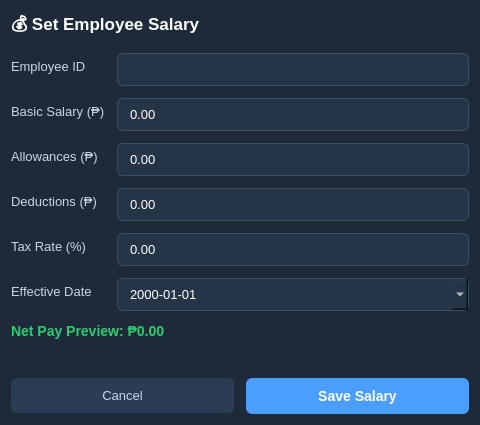
<?xml version="1.0" encoding="UTF-8"?>
<ui version="4.0">
 <class>SalaryManageDialog</class>
 <widget class="QDialog" name="SalaryManageDialog">
  <property name="geometry">
   <rect>
    <x>0</x>
    <y>0</y>
    <width>480</width>
    <height>420</height>
   </rect>
  </property>
  <property name="windowTitle">
   <string>Set / Edit Salary</string>
  </property>
  <property name="styleSheet">
   <string>
    QDialog { background:#1e2a3a; }
    QLabel  { color:#c8d6e5; font-size:13px; }
    QLabel#dlgTitle { color:#ffffff; font-size:17px; font-weight:bold; }
    QLineEdit, QDoubleSpinBox, QDateEdit {
      background:#253447; border:1px solid #3a4f66;
      border-radius:6px; padding:7px 10px; color:#ffffff; font-size:13px;
    }
    QLineEdit:focus, QDoubleSpinBox:focus, QDateEdit:focus { border-color:#4a9eff; }
    QDoubleSpinBox::up-button, QDoubleSpinBox::down-button { width:0; }
    QPushButton#btnSave {
      background:#4a9eff; color:#fff; border:none;
      border-radius:6px; font-size:14px; font-weight:bold; padding:10px;
    }
    QPushButton#btnSave:hover { background:#3a8ef0; }
    QPushButton#btnCancel {
      background:#2a3d55; color:#c8d6e5; border:none;
      border-radius:6px; font-size:13px; padding:10px;
    }
   </string>
  </property>
  <layout class="QVBoxLayout">
   <property name="spacing">
    <number>12</number>
   </property>
   <property name="contentsMargins" stdset="0">
    <number>28</number>
   </property>
   <item>
    <widget class="QLabel" name="dlgTitle">
     <property name="text">
      <string>💰 Set Employee Salary</string>
     </property>
    </widget>
   </item>
   <item>
    <layout class="QFormLayout">
     <item row="0" column="0">
      <widget class="QLabel" name="label">
       <property name="text">
        <string>Employee ID</string>
       </property>
      </widget>
     </item>
     <item row="0" column="1">
      <widget class="QLineEdit" name="txtEmpId">
       <property name="readOnly">
        <bool>true</bool>
       </property>
      </widget>
     </item>
     <item row="1" column="0">
      <widget class="QLabel" name="label">
       <property name="text">
        <string>Basic Salary (₱)</string>
       </property>
      </widget>
     </item>
     <item row="1" column="1">
      <widget class="QDoubleSpinBox" name="spnBasic">
       <property name="decimals">
        <number>2</number>
       </property>
       <property name="maximum">
        <double>999999.989999999990687</double>
       </property>
      </widget>
     </item>
     <item row="2" column="0">
      <widget class="QLabel" name="label">
       <property name="text">
        <string>Allowances (₱)</string>
       </property>
      </widget>
     </item>
     <item row="2" column="1">
      <widget class="QDoubleSpinBox" name="spnAllowances">
       <property name="decimals">
        <number>2</number>
       </property>
       <property name="maximum">
        <double>999999.989999999990687</double>
       </property>
      </widget>
     </item>
     <item row="3" column="0">
      <widget class="QLabel" name="label">
       <property name="text">
        <string>Deductions (₱)</string>
       </property>
      </widget>
     </item>
     <item row="3" column="1">
      <widget class="QDoubleSpinBox" name="spnDeductions">
       <property name="decimals">
        <number>2</number>
       </property>
       <property name="maximum">
        <double>999999.989999999990687</double>
       </property>
      </widget>
     </item>
     <item row="4" column="0">
      <widget class="QLabel" name="label">
       <property name="text">
        <string>Tax Rate (%)</string>
       </property>
      </widget>
     </item>
     <item row="4" column="1">
      <widget class="QDoubleSpinBox" name="spnTaxRate">
       <property name="decimals">
        <number>2</number>
       </property>
       <property name="maximum">
        <double>100.000000000000000</double>
       </property>
      </widget>
     </item>
     <item row="5" column="0">
      <widget class="QLabel" name="label">
       <property name="text">
        <string>Effective Date</string>
       </property>
      </widget>
     </item>
     <item row="5" column="1">
      <widget class="QDateEdit" name="dtEffective">
       <property name="displayFormat">
        <string>yyyy-MM-dd</string>
       </property>
       <property name="calendarPopup">
        <bool>true</bool>
       </property>
      </widget>
     </item>
    </layout>
   </item>
   <item>
    <widget class="QLabel" name="lblNetPreview">
     <property name="styleSheet">
      <string>color:#2ecc71;font-size:14px;font-weight:bold;</string>
     </property>
     <property name="text">
      <string>Net Pay Preview: ₱0.00</string>
     </property>
    </widget>
   </item>
   <item>
    <widget class="QLabel" name="errorLabel">
     <property name="styleSheet">
      <string>color:#ff5f5f;</string>
     </property>
     <property name="text">
      <string/>
     </property>
    </widget>
   </item>
   <item>
    <layout class="QHBoxLayout">
     <item>
      <widget class="QPushButton" name="btnCancel">
       <property name="text">
        <string>Cancel</string>
       </property>
      </widget>
     </item>
     <item>
      <widget class="QPushButton" name="btnSave">
       <property name="text">
        <string>Save Salary</string>
       </property>
      </widget>
     </item>
    </layout>
   </item>
  </layout>
 </widget>
 <resources/>
 <connections/>
</ui>
